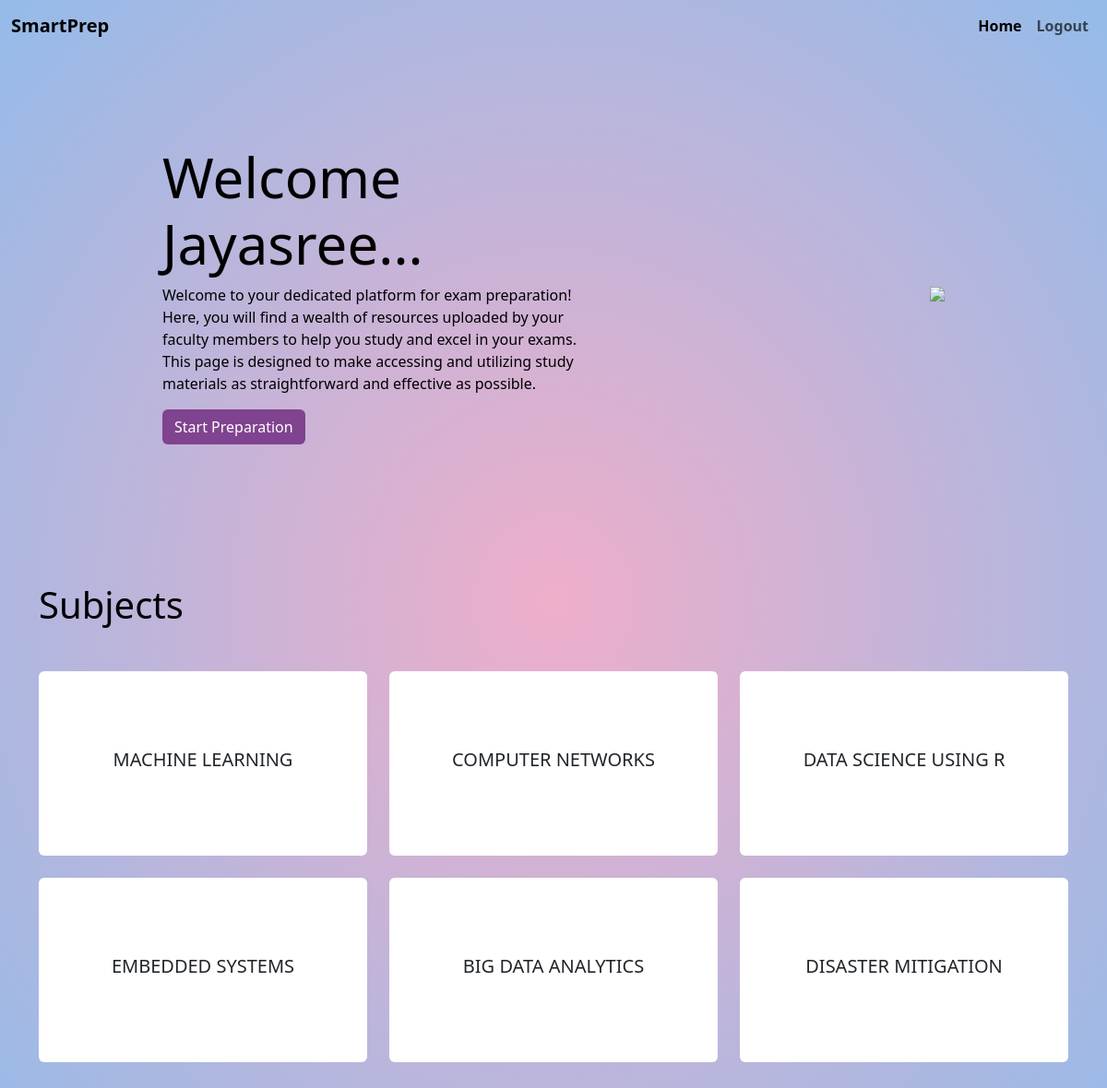
Screenshot of /student/ (signed in) with the database file from the repository.
### accounts/models.py (models this page shows, shortened)
class User(AbstractUser):
    is_teacher= models.BooleanField('Is teacher', default=False)
    is_student = models.BooleanField('Is student', default=False)

class PDFFile(models.Model):
    chapter_name = models.CharField(max_length=100)
    chapter_number = models.IntegerField()
    pdf_file = models.FileField(upload_to='pdfs/')
    uploadedBy = models.ForeignKey(User, on_delete=models.CASCADE, related_name="uploadedBy")
    subject = models.CharField(max_length=100,default = "EMBEDDED SYSTEMS")
    views_count = models.PositiveIntegerField(default=0)

### accounts/views.py (the view)
# urls.py: path('student/', Student , name = "Student"),
def Student(request):
    user = request.user
    subjects = student_home(user.username)
    return render(request, 'accounts/Student.html' , {'username' :user.username , 'subjects' : subjects})

### accounts/views.py (called while the page is built)
def student_home(username):
    arr=PDFFile.objects.values('subject').distinct()
    arr2=[]
    for i in arr:
        arr2.append(i['subject'])
    return arr2

### templates/accounts/Student.html (shortened to what this page needs)
{% load static %}
<!DOCTYPE html>
<html lang="en">
<head>
    <link rel="stylesheet" href="{% static 'css/Student.css' %}"/>
    <link href="https://cdn.jsdelivr.net/npm/bootstrap@5.3.3/dist/css/bootstrap.min.css" rel="stylesheet">
</head>
<body>
  <nav class="navbar navbar-expand-lg navbar-custom sticky-top">
    <div class="container-fluid">
      <a class="navbar-brand" href="#" style="font-weight: bold;">SmartPrep</a>
      <div class="collapse navbar-collapse" id="navbarSupportedContent">
        <ul class="navbar-nav mb-2 mb-lg-0 ms-auto">
          <li class="nav-item">
            <a class="nav-link active" aria-current="page" href="{% url 'accounts:Student' %}" style="font-weight: bold;">Home</a>
          </li>
          <li class="nav-item">
            <a class="nav-link" href="{% url 'accounts:logout' %}" style="font-weight: bold;">Logout</a>
          </li>
        </ul>
      </div>
    </div>
  </nav>
  <div class="card1">
    <div class="content">
      <h1 class="head">Welcome {{ username }}...</h1>
      <p>Welcome to your dedicated platform for exam preparation! Here, you will find a wealth of resources uploaded by your faculty members to help you study and excel in your exams. This page is designed to make accessing and utilizing study materials as straightforward and effective as possible.</p>
      <a href="#subjects"><button class="btn" style="background-color: #80438f;color: #fff;">Start Preparation</button></a>
    </div>
    <img src="https://res.cloudinary.com/dhva31opb/image/upload/e_background_removal/e_dropshadow:azimuth_220;elevation_60;spread_20/f_png/v1718294520/WhatsApp_Image_2024-06-13_at_8.50.26_PM_ts2g6t.jpg"/>
  </div>
    <div class="section" id="subjects">
        <div class="container">
            <h1 style="color: black;">Subjects</h1>
            <div class="row row-cols-1 row-cols-md-3 g-4">
              {% for subject in subjects %}
                <div class="col">
                  <a href="/student/resources/{{subject}}/"><div class="card">
                    <div class="card-body">
                      <h5 class="card-title">{{ subject }}</h5>
                    </div>
                  </div></a>
                </div>
              {% endfor %}
            </div>
        </div>
    </div>
</body>
</html>

### static/css/Student.css (style rules this page uses)
body { background: radial-gradient( #eeaeca,#94bbe9); }
.navbar-custom { background-color: transparent !important; backdrop-filter: blur(0px); }
.head { color: black; font-size: 60px; }
.content { width: 40%; }
.content p { color: black; }
.section { padding-top: 150px; padding-bottom: 150px; }
.section h1 { color: #fff; padding-bottom: 40px; }
.card { cursor: pointer; border: 5px !important; border-left-color: #b021b0 !important; }
.card-body { display: flex; align-items: center; justify-content: center; height: 200px; }
a { text-decoration: none !important; }
.card1 { display: flex; flex-direction: row; justify-content: space-around; align-items: center; margin-top: 100px; }

### rows the page displays
User: username "Jayasree"
PDFFile: subject "MACHINE LEARNING"
PDFFile: subject "COMPUTER NETWORKS"
PDFFile: subject "DATA SCIENCE USING R"
PDFFile: subject "EMBEDDED SYSTEMS"
PDFFile: subject "BIG DATA ANALYTICS"
PDFFile: subject "DISASTER MITIGATION"
